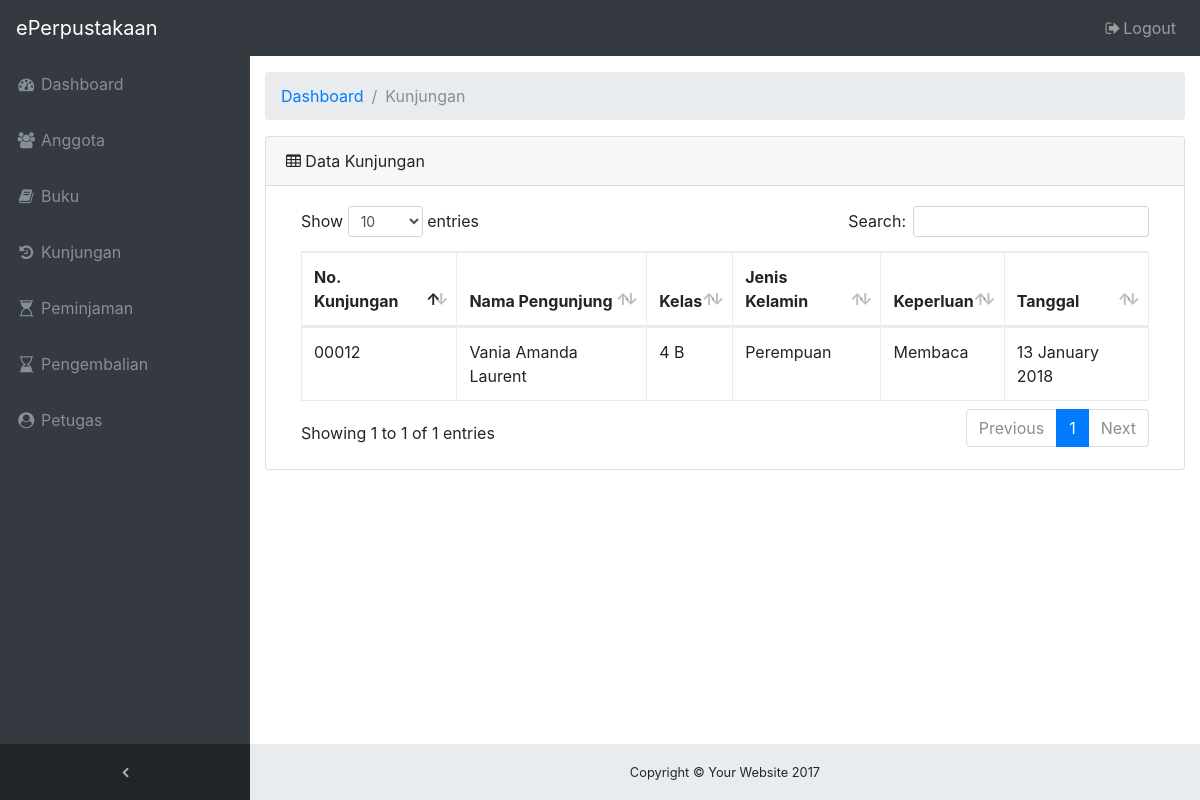
/kunjungan.php (signed in), run on the app's committed database.
### tables this page shows
CREATE TABLE `data_kunjungan` (
  `no_kunjungan` int(5) UNSIGNED ZEROFILL NOT NULL,
  `nis` varchar(11) NOT NULL,
  `keperluan` text NOT NULL,
  `tanggal` date NOT NULL
);

CREATE TABLE `anggota` (
  `nis` varchar(11) NOT NULL,
  `nama` varchar(50) NOT NULL,
  `kelas` varchar(10) NOT NULL,
  `jenis_kelamin` varchar(12) NOT NULL
);

### config/Database.php (called while the page is built, shortened)
<?php
class Database{
  public $conn;
  public $host = "localhost";
  public $user = "root";
  public $pass = "";
  public $db   = "perpustakaan";
  public function __construct(){
    $this->conn = new mysqli($this->host, $this->user, $this->pass, $this->db);
  }
  public function read($table, $where=null, $join=null){
    $sql = "SELECT * FROM $table";
    if($where != null){
      if($join != null){
        $sql .= " $join WHERE $where";
      }
      else{
        $sql .= " WHERE $where";
      }
    }else{
      $sql .= " $join";
    }
    $query = $this->conn->query($sql);
    return $query->fetch_all(MYSQLI_BOTH);
  }
}
 ?>

### kunjungan.php (the view, shortened to what this page needs)
<?php
  include 'header.php';
  include 'config/Database.php';
  $db = new Database();
  $result = $db->read("data_kunjungan", null, "INNER JOIN anggota ON data_kunjungan.nis = anggota.nis");
?>
<div class="card mb-3">
  <div class="card-header">
    <i class="fa fa-table"></i> Data Kunjungan</div>
    <div class="card-body">
      <div class="table-responsive">
        <table class="table table-bordered" id="dataTable" width="100%" cellspacing="0">
          <thead>
            <tr>
              <th>No. Kunjungan</th>
              <th>Nama Pengunjung</th>
              <th>Kelas</th>
              <th>Jenis Kelamin</th>
              <th>Keperluan</th>
              <th>Tanggal</th>
            </tr>
          </thead>
          <tbody>
            <?php
            foreach($result as $data){
              ?>
              <tr>
                <td><?php echo $data['no_kunjungan']; ?></td>
                <td><?php echo $data['nama']; ?></td>
                <td><?php echo $data['kelas']; ?></td>
                <td><?php echo $data['jenis_kelamin']; ?></td>
                <td><?php echo $data['keperluan']; ?></td>
                <td><?php $newDate = date("d F Y", strtotime($data['tanggal'])); echo $newDate; ?></td>
              </tr>
              <?php
            }
            ?>
          </tbody>
        </table>
      </div>
    </div>
  </div>
<?php
  include 'footer.php';
?>

### assets/css/sb-admin.css (style rules this page uses)
html { position: relative; min-height: 100%; }
body { overflow-x: hidden; }
body.sticky-footer { margin-bottom: 56px; }
body.fixed-nav { padding-top: 56px; }

### data on the page
data_kunjungan: no_kunjungan "00012", anggota.nama "Vania Amanda Laurent", anggota.kelas "4 B", anggota.jenis_kelamin "Perempuan", keperluan "Membaca", tanggal "13 January 2018"

### other printed values
$title "Kunjungan"
